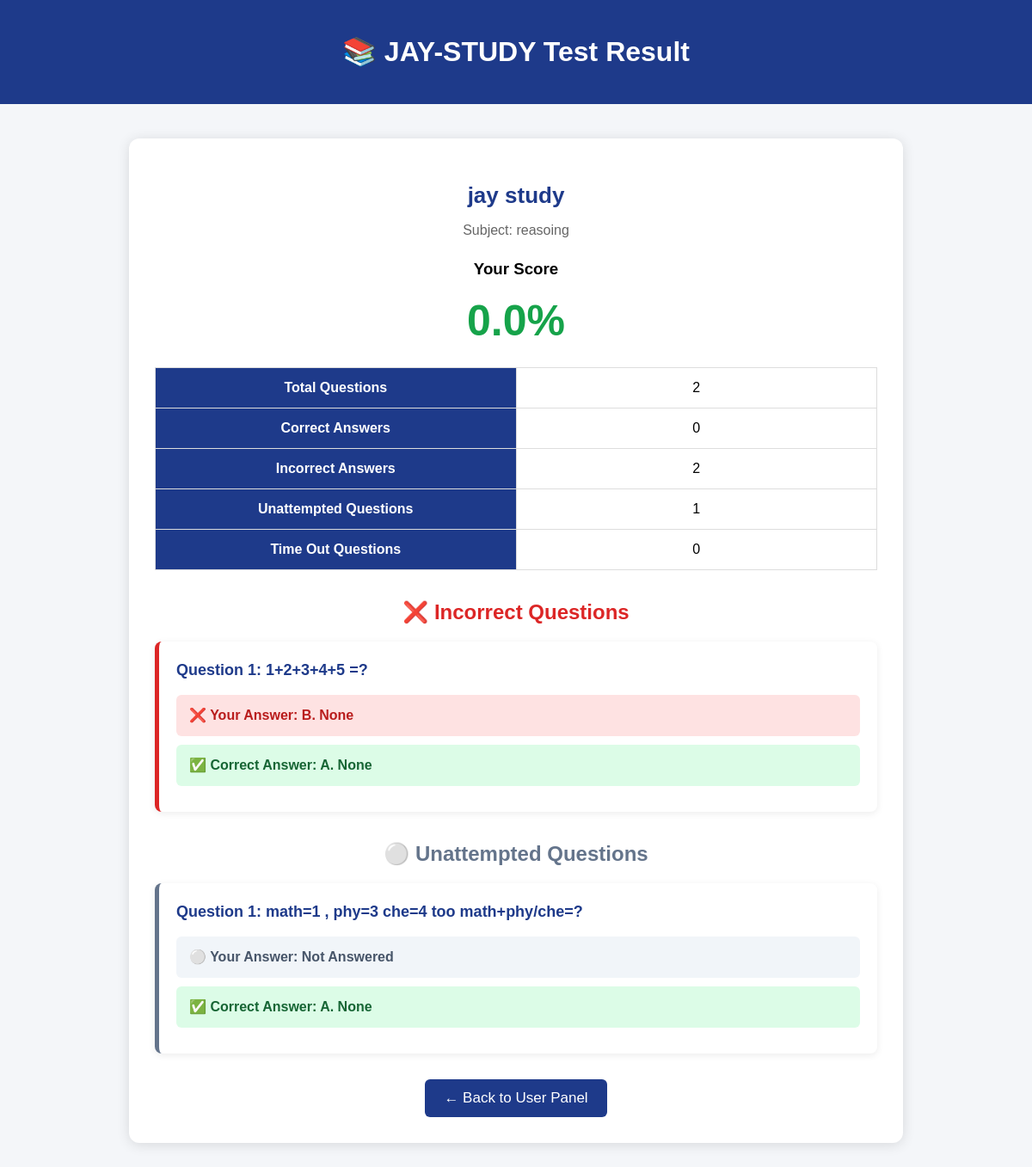
The app's page /test-result/12 (signed in) with its own data.
### tables this page shows
CREATE TABLE tests (
            id INTEGER PRIMARY KEY AUTOINCREMENT,
            title TEXT NOT NULL,
            subject TEXT NOT NULL,
            created_at TIMESTAMP DEFAULT CURRENT_TIMESTAMP
        );

CREATE TABLE test_results (
            id INTEGER PRIMARY KEY AUTOINCREMENT,
            test_id INTEGER NOT NULL,
            username TEXT NOT NULL,
            total_questions INTEGER NOT NULL,
            correct_answers INTEGER NOT NULL,
            wrong_answers INTEGER NOT NULL,
            percentage REAL NOT NULL,
            submitted_at TIMESTAMP DEFAULT CURRENT_TIMESTAMP
        , timeout_answers INTEGER NOT NULL DEFAULT 0);

CREATE TABLE test_answer_details (
            id INTEGER PRIMARY KEY AUTOINCREMENT,
            result_id INTEGER NOT NULL,
            question_id INTEGER NOT NULL,
            question TEXT NOT NULL,
            selected_answer TEXT,
            correct_answer TEXT NOT NULL,
            is_correct INTEGER NOT NULL
        , is_timeout INTEGER NOT NULL DEFAULT 0, option_a TEXT, option_b TEXT, option_c TEXT, option_d TEXT);

### app.py (the view)
@app.route(
    "/test-result/<int:id>"
)
def test_result(id):
    if (
        "user" not in session
        and "admin" not in session
    ):
        return redirect(url_for("login"))
    conn = get_db_connection()
    result = conn.execute("""
        SELECT
            test_results.*,
            tests.title,
            tests.subject
        FROM test_results
        JOIN tests
        ON test_results.test_id = tests.id
        WHERE test_results.id = ?
    """, (
        id,
    )).fetchone()
    if result is None:
        conn.close()
        return "Result Not Found!"
    if (
        "user" in session
        and result["username"] != session["user"]
    ):
        conn.close()
        return "You are not allowed to view this result!"
    correct_questions = conn.execute("""
        SELECT *
        FROM test_answer_details
        WHERE result_id = ?
        AND is_correct = 1
        AND is_timeout = 0
        ORDER BY id ASC
    """, (
        id,
    )).fetchall()
    wrong_questions = conn.execute("""
        SELECT *
        FROM test_answer_details
        WHERE result_id = ?
        AND is_correct = 0
        AND is_timeout = 0
        AND selected_answer IS NOT NULL
        AND selected_answer != ''
        ORDER BY id ASC
    """, (
        id,
    )).fetchall()
    unattempted_questions = conn.execute("""
        SELECT *
        FROM test_answer_details
        WHERE result_id = ?
        AND is_correct = 0
        AND is_timeout = 0
        AND (
            selected_answer IS NULL
            OR selected_answer = ''
        )
        ORDER BY id ASC
    """, (
        id,
    )).fetchall()
    timeout_questions = conn.execute("""
        SELECT *
        FROM test_answer_details
        WHERE result_id = ?
        AND is_timeout = 1
        ORDER BY id ASC
    """, (
        id,
    )).fetchall()
    conn.close()
    return render_template(
        "test_result.html",
        result=result,
        correct_questions=correct_questions,
        wrong_questions=wrong_questions,
        unattempted_questions=unattempted_questions,
        timeout_questions=timeout_questions
    )

### app.py (called while the page is built)
def get_db_connection():
    conn = sqlite3.connect(DATABASE)
    conn.row_factory = sqlite3.Row
    return conn

### templates/test_result.html (shortened to what this page needs)
<!DOCTYPE html>
<html lang="en">
<head>
</head>
<body>
    <div class="header">
        <h1>📚 JAY-STUDY Test Result</h1>
    </div>
    <div class="container">
        <div class="result-card">
            <h2 class="test-title">
                {{ result.title }}
            </h2>
            <p class="subject">
                Subject: {{ result.subject }}
            </p>
            <h3>Your Score</h3>
            <div class="percentage">
                {{ result.percentage }}%
            </div>
            <table class="result-table">
                <tr>
                    <th>Total Questions</th>
                    <td>{{ result.total_questions }}</td>
                </tr>
                <tr>
                    <th>Correct Answers</th>
                    <td>{{ result.correct_answers }}</td>
                </tr>
                <tr>
                    <th>Incorrect Answers</th>
                    <td>{{ result.wrong_answers }}</td>
                </tr>
                <tr>
                    <th>Unattempted Questions</th>
                    <td>{{ unattempted_questions|length }}</td>
                </tr>
                <tr>
                    <th>Time Out Questions</th>
                    <td>{{ result.timeout_answers }}</td>
                </tr>
            </table>
            {% if wrong_questions %}
            <div class="wrong-section">
                <h2>❌ Incorrect Questions</h2>
                {% for item in wrong_questions %}
                <div class="wrong-card">
                    <div class="question-text">
                        Question {{ loop.index }}:
                        {{ item.question }}
                    </div>
                    <div class="answer-box your-answer-wrong">
                        ❌ Your Answer:
                        {% if item.selected_answer %}
                            {{ item.selected_answer }}.
                            {% if item.selected_answer == "A" %}
                                {{ item.option_a }}
                            {% elif item.selected_answer == "B" %}
                                {{ item.option_b }}
                            {% elif item.selected_answer == "C" %}
                                {{ item.option_c }}
                            {% elif item.selected_answer == "D" %}
                                {{ item.option_d }}
                            {% endif %}
                        {% else %}
                            Not Answered
                        {% endif %}
                    </div>
                    <div class="answer-box correct-answer">
                        ✅ Correct Answer:
                        {{ item.correct_answer }}.
                        {% if item.correct_answer == "A" %}
                            {{ item.option_a }}
                        {% elif item.correct_answer == "B" %}
                            {{ item.option_b }}
                        {% elif item.correct_answer == "C" %}
                            {{ item.option_c }}
                        {% elif item.correct_answer == "D" %}
                            {{ item.option_d }}
                        {% endif %}
                    </div>
                </div>
                {% endfor %}
            </div>
            {% endif %}
            {% if unattempted_questions %}
            <div class="unattempted-section">
                <h2>⚪ Unattempted Questions</h2>
                {% for item in unattempted_questions %}
                <div class="unattempted-card">
                    <div class="question-text">
                        Question {{ loop.index }}:
                        {{ item.question }}
                    </div>
                    <div class="answer-box your-answer-unattempted">
                        ⚪ Your Answer:
                        Not Answered
                    </div>
                    <div class="answer-box correct-answer">
                        ✅ Correct Answer:
                        {{ item.correct_answer }}.
                        {% if item.correct_answer == "A" %}
                            {{ item.option_a }}
                        {% elif item.correct_answer == "B" %}
                            {{ item.option_b }}
                        {% elif item.correct_answer == "C" %}
                            {{ item.option_c }}
                        {% elif item.correct_answer == "D" %}
                            {{ item.option_d }}
                        {% endif %}
                    </div>
                </div>
                {% endfor %}
            </div>
            {% endif %}
            <a href="{{ url_for('user_panel') }}"
               class="back-btn">
                ← Back to User Panel
            </a>
        </div>
    </div>
</body>
</html>

### templates/test_result.html (style rules this page uses)
* { box-sizing: border-box; }
body { margin: 0; font-family: Arial, sans-serif; background: #f4f6f9; }
.header { background: #1e3a8a; color: white; padding: 20px; text-align: center; }
.container { width: 90%; max-width: 900px; margin: 40px auto; }
.result-card { background: white; padding: 30px; border-radius: 12px; box-shadow: 0 2px 15px rgba(0, 0, 0, 0.12); text-align: center; }
.test-title { color: #1e3a8a; font-size: 26px; margin-bottom: 5px; }
.subject { color: #666; margin-bottom: 25px; }
.percentage { font-size: 50px; font-weight: bold; color: #16a34a; margin: 20px 0; }
.result-table { width: 100%; border-collapse: collapse; margin-top: 25px; }
.result-table th, .result-table td { padding: 14px; border: 1px solid #ddd; }
.result-table th { background: #1e3a8a; color: white; width: 50%; }
.correct-section, .wrong-section, .unattempted-section, .timeout-section { margin-top: 35px; text-align: left; }
.wrong-section h2 { color: #dc2626; text-align: center; }
.unattempted-section h2 { color: #64748b; text-align: center; }
.correct-card, .wrong-card, .unattempted-card, .timeout-card { background: white; padding: 20px; margin-top: 20px; border-radius: 8px; box-shadow: 0 2px 8px rgba(0, 0, 0, 0.08); }
.wrong-card { border-left: 5px solid #dc2626; }
.unattempted-card { border-left: 5px solid #64748b; }
.question-text { font-size: 18px; font-weight: bold; color: #1e3a8a; margin-bottom: 15px; line-height: 1.5; }
.answer-box { padding: 12px 15px; margin: 10px 0; border-radius: 6px; line-height: 1.5; }
.your-answer-wrong { background: #fee2e2; color: #b91c1c; font-weight: bold; }
.your-answer-unattempted { background: #f1f5f9; color: #475569; font-weight: bold; }
.correct-answer { background: #dcfce7; color: #166534; font-weight: bold; }
.back-btn { display: inline-block; margin-top: 30px; padding: 12px 22px; background: #1e3a8a; color: white; text-decoration: none; border-radius: 6px; font-size: 17px; }

### records on screen
tests: title "jay study", subject "reasoing"
test_results: percentage "0.0", total_questions "2", correct_answers "0", wrong_answers "2", timeout_answers "0"
test_answer_details: question "1+2+3+4+5 =?", selected_answer "B", option_b "None", correct_answer "A", option_a "None"
test_answer_details: question "math=1 , phy=3 che=4 too math+phy/che=?", correct_answer "A", option_a "None"

### other values on screen
{{ unattempted_questions|length }} "1"
